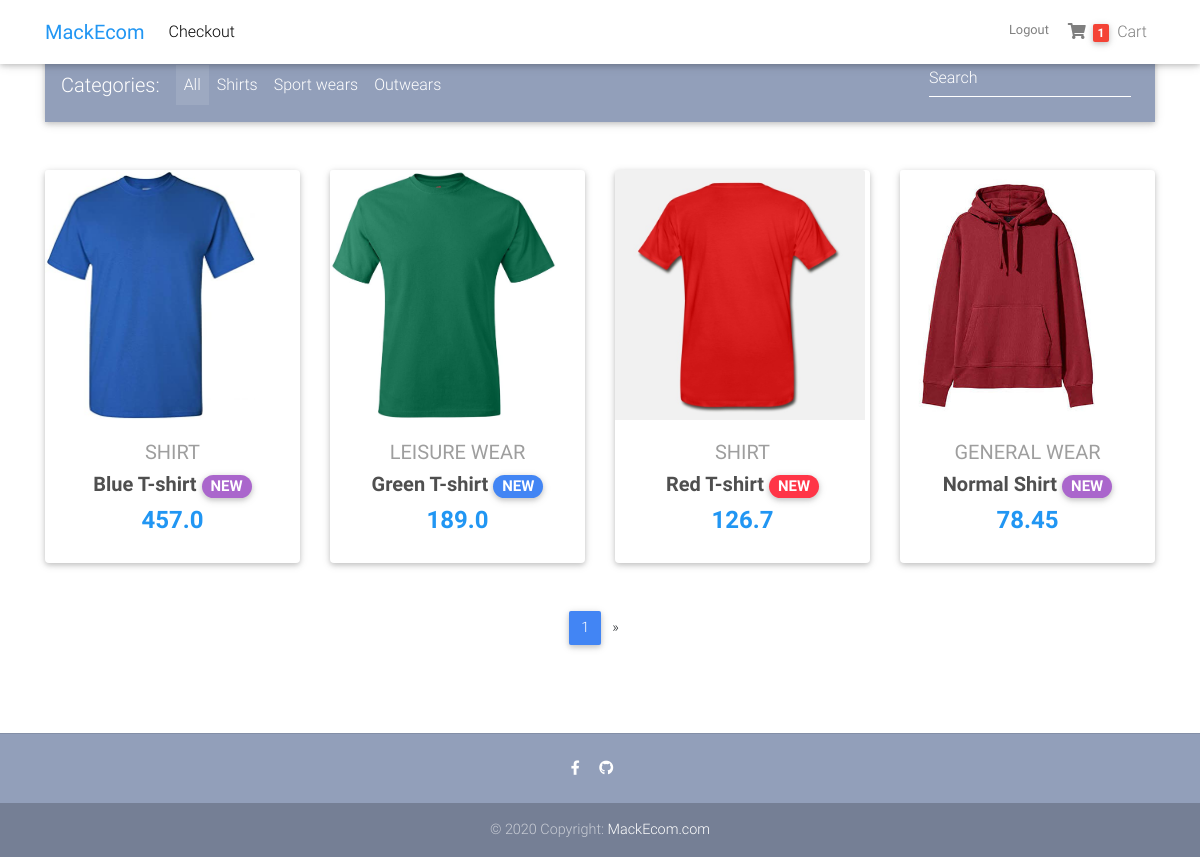
The app's page / (signed in), older data.
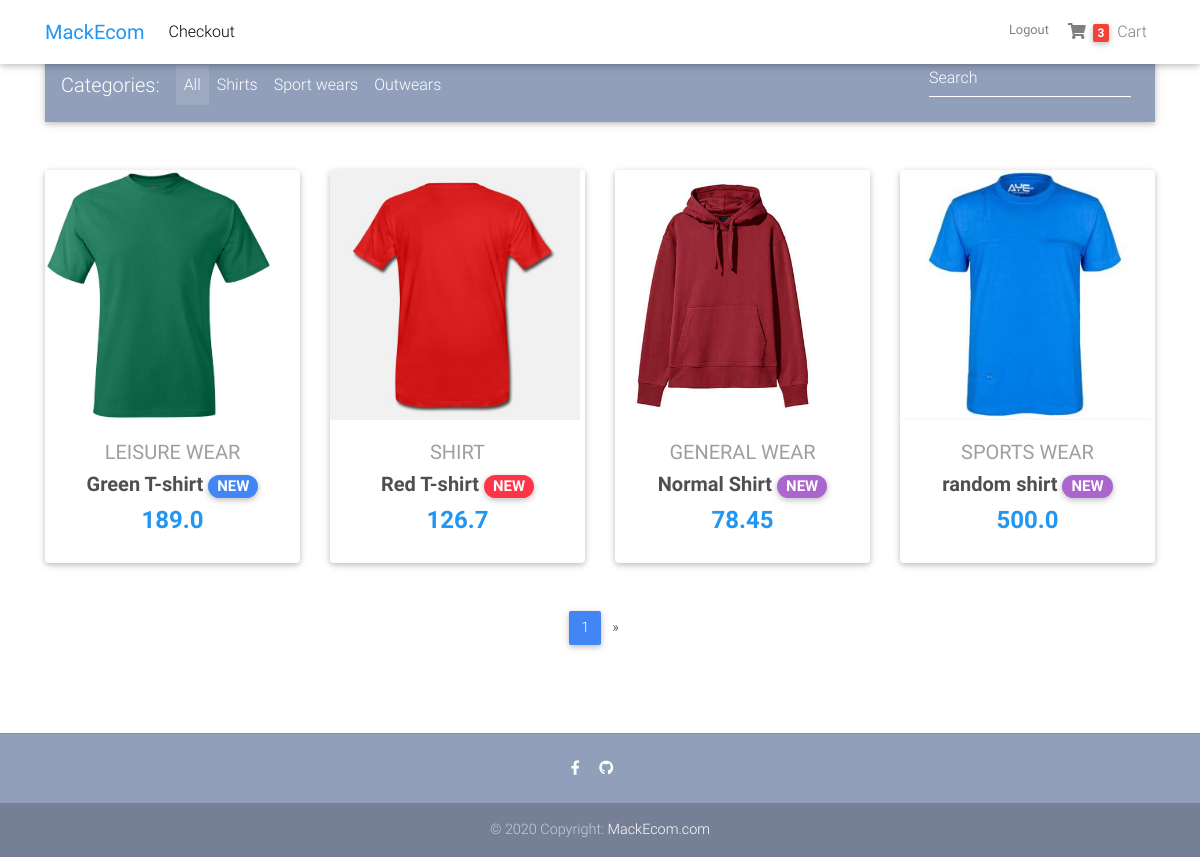
The same page, newer data.
### core/models.py (models this page shows, shortened)
class Cart(models.Model):
    user = models.ForeignKey(settings.AUTH_USER_MODEL, on_delete=models.CASCADE)
    items = models.ManyToManyField(OrderedItem)
    ordered = models.BooleanField(default=False)
    order_date = models.DateTimeField(blank=True, null=True)
    start_date = models.DateTimeField(auto_now_add=True)

class OrderedItem(models.Model):
    item = models.ForeignKey(Item, on_delete=models.CASCADE)
    user = models.ForeignKey(settings.AUTH_USER_MODEL, on_delete=models.CASCADE)
    is_ordered = models.BooleanField(default=False)
    qty = models.IntegerField(default=1)

class Item(models.Model):
    title = models.CharField(max_length=100)
    discounted_price = models.FloatField(blank=True, null=True)
    price = models.FloatField()
    slug = models.SlugField(blank=True, null=True)
    description = models.TextField(max_length=500, blank=True, null=True)
    category = models.CharField(choices=CATEGORY_CHOICES, max_length=2)
    label = models.CharField(choices=LABEL_COLOUR_CHOICES, max_length=2)
    image = models.ImageField(blank=True, null=True)
    def get_absolute_url(self):
        return reverse("core:product", kwargs={
            "slug": self.slug})

### core/views.py (the view)
# urls.py: path('', views.HomeView.as_view(), name='home'),
class HomeView(ListView):
    model = Item
    paginate_by = 4
    template_name = 'home-page.html'

### core/templatetags/cart_template_tags.py (called while the page is built)
@register.filter
def cart_item_count(user):
    if user.is_authenticated:
        count_qs = Cart.objects.filter(user=user, ordered=False)
        if count_qs.exists():
            items_qs = count_qs[0].items.all()
            count = 0
            for items in items_qs[0:]:
                count = items.qty + count
            return count
    else:
        return 0

### templates/home-page.html (shortened to what this page needs)
{% extends 'base.html' %}
{% block content %}
  <main class="mt-5">
    <div class="container">
      <nav class="navbar navbar-expand-lg navbar-dark mdb-color lighten-3 mt-4 mb-5">
        <span class="navbar-brand">Categories:</span>
        <div class="collapse navbar-collapse" id="basicExampleNav">
          <ul class="navbar-nav mr-auto">
            <li class="nav-item active">
              <a class="nav-link" href="#">All
              </a>
            </li>
            <li class="nav-item">
              <a class="nav-link" href="#">Shirts</a>
            </li>
            <li class="nav-item">
              <a class="nav-link" href="#">Sport wears</a>
            </li>
            <li class="nav-item">
              <a class="nav-link" href="#">Outwears</a>
            </li>
          </ul>
          <form class="form-inline">
            <div class="md-form my-0">
              <input class="form-control mr-sm-2" type="text" placeholder="Search" aria-label="Search">
            </div>
          </form>
        </div>
      </nav>
      <section class="text-center mb-4">
        <div class="row wow fadeIn">
            {% for item in object_list %}
          <div class="col-lg-3 col-md-6 mb-4">
            <div class="card">
              <div class="view overlay">
                <img style="height: 250px; width:auto" src="{{ item.image.url }}" class="card-img-top"
                  alt="">
              </div>
              <div class="card-body text-center">
                <a href="{{ item.get_absolute_url }}" class="grey-text">
                  <h5>{{ item.get_category_display }}</h5>
                </a>
                <h5>
                  <strong>
                    <a href="{% url 'core:product' slug=item.slug %}" class="dark-grey-text">{{ item.title }}
                      <span class="badge badge-pill {{ item.get_label_display }}-color">NEW</span>
                    </a>
                  </strong>
                </h5>
                <h4 class="font-weight-bold blue-text">
                  <strong>{{ item.price }}</strong>
                </h4>
              </div>
            </div>
          </div>
            {% endfor %}
        </div>
      </section>
    </div>
  </main>
{% endblock content %}

### templates/base.html (shortened to what this page needs)
{% load static %}
{% load cart_template_tags %}
<head>
  <link rel="stylesheet" href="https://use.fontawesome.com/releases/v5.11.2/css/all.css">
  <link rel="stylesheet" href="{% static 'MackEcom/css/bootstrap.min.css' %}">
  <link rel="stylesheet" href="{% static 'MackEcom/css/mdb.min.css' %}">
  <link rel="stylesheet" href="{% static 'MackEcom/css/style.min.css' %}">
</head>
<body>
  <nav class="navbar fixed-top navbar-expand-lg navbar-light white scrolling-navbar mb-5">
    <div class="container">
      <a class="navbar-brand waves-effect" href="{% url 'core:home' %}" target="_blank">
        <strong class="blue-text">MackEcom</strong>
      </a>
      <div class="collapse navbar-collapse" id="navbarSupportedContent">
            <ul class="navbar-nav mr-auto">
              <li class="nav-item">
                {% if request.user.is_authenticated %}
                  <a class="nav-link waves-effect" href="{% url 'core:checkout' %}"
                  target="_blank">Checkout</a>
                {% endif %}
              </li>
            </ul>
          <div class="nav-item navbar-nav nav-flex-icons ">
              {% if request.user.is_authenticated %}
                  <a class="nav-link waves-effect clearfix d-none d-sm-inline-block" href="{% url 'account_logout' %}">
                     <small> Logout </small>
                  </a>
                  <a class="nav-link waves-effect" href="{% url 'core:order-summary'%}">
                        <i class="fas fa-shopping-cart"></i>
                       {% if request.user|cart_item_count %}
                           <span class="badge red z-depth-1 mr-1"> {{ request.user|cart_item_count }}</span>
                        {% endif %}
                           <span class="clearfix d-none d-sm-inline-block"> Cart </span>
                  </a>
              {% endif %}
          </div>
      </div>
    </div>
  </nav>
<div class="pb-5">
    {% block content  %}
    {% endblock content %}
    {% if is_paginated %}
      <nav class="d-flex justify-content-center wow fadeIn">
        <ul class="pagination pg-blue">
          <li class="page-item active">
            <a class="page-link" href="?page={{ page_obj.number }}">{{ page_obj.number }}
            </a>
          </li>
        {% if page_obj.has_next %}
          <li class="page-item">
            <a class="page-link" href="?page={{ page_obj.next_page_number }}" aria-label="Next">
              <span aria-hidden="true">&raquo;</span>
            </a>
          </li>
            {% endif %}
        </ul>
      </nav>
 {% endif %}
</div>
  <footer class="page-footer text-center font-small mt-4 wow fadeIn">
    <hr class="my-4">
    <div class="pb-4">
      <a href="https://www.facebook.com/manas.kundu.9" target="_blank">
        <i class="fab fa-facebook-f mr-3"></i>
      </a>
      <a href="https://github.com/Manas377" target="_blank">
        <i class="fab fa-github mr-3"></i>
      </a>
    </div>
    <div class="footer-copyright py-3">
      © 2020 Copyright:
      <a href="#" target="_blank"> MackEcom.com </a>
    </div>
  </footer>
</body>
</html>

### templates/base.html (style rules this page uses)
html, body, header, .carousel { height: 60vh; }

Row changes from the older to the newer data that the page shows:
removed Item: image (picture), category "SHIRT", title "Blue T-shirt", price "457.0"
now on this page (row edited): Item: image (picture), category "SPORTS WEAR", title "random shirt", price "500.0"
Text that changed along with them:
{{ request.user|cart_item_count }}: "1" → "3"
